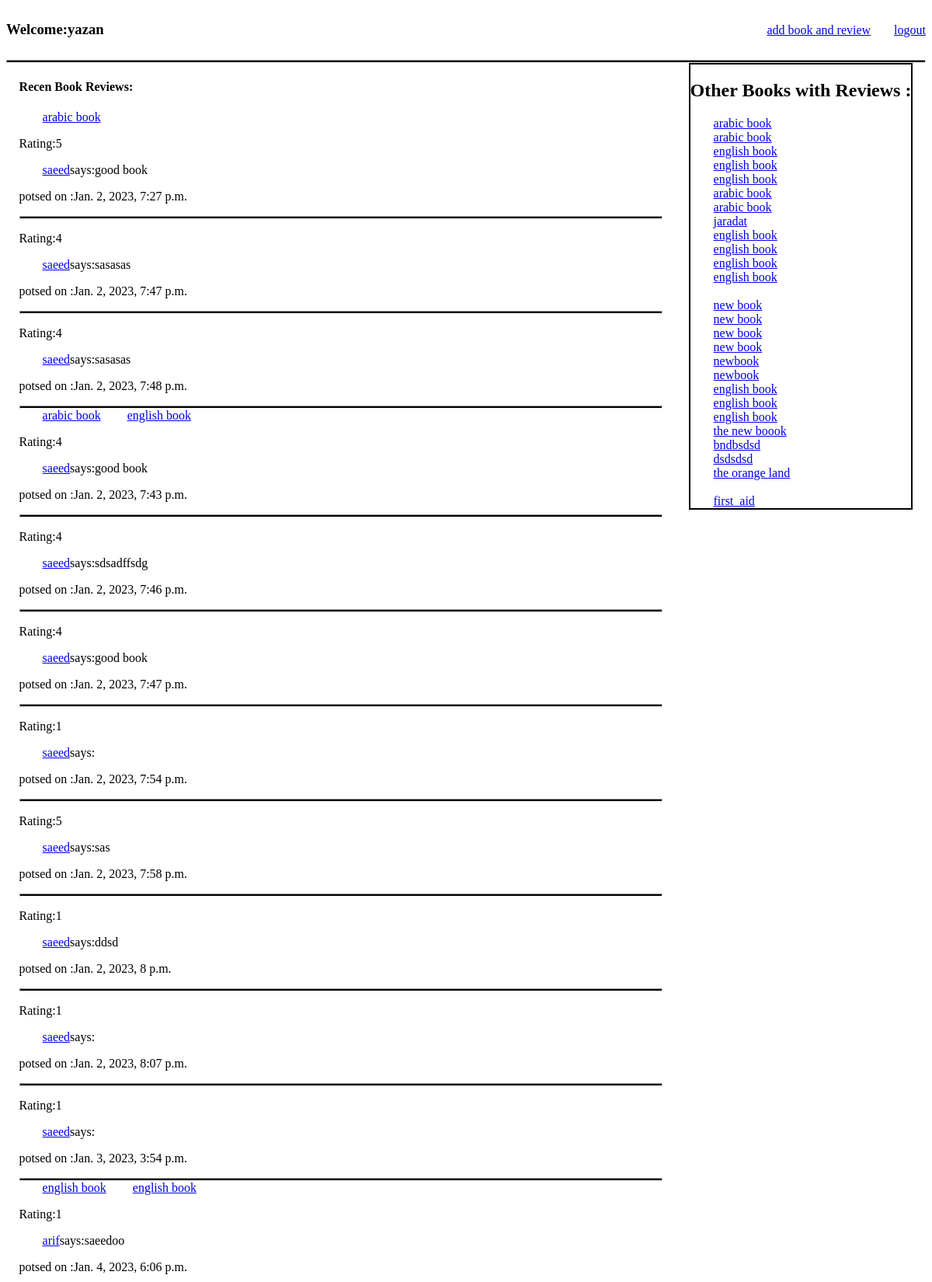
/books (signed in, upper part), run on the app's committed database.
### App1/models.py (models this page shows)
class User(models.Model):
    name = models.CharField(max_length=255)
    alias = models.CharField(max_length=255)
    email = models.CharField(max_length=255)
    password = models.CharField(max_length=255)
    confirmpw=models.CharField(max_length=255)
    created_at=models.DateTimeField(auto_now_add=True)
    update_at = models.DateTimeField(auto_now=True)
    objects=UserManager()

class Book(models.Model):
    book_title = models.CharField(max_length=255)
    author = models.ForeignKey(Author , related_name="books" , on_delete=models.DO_NOTHING)
    created_at=models.DateTimeField(auto_now_add=True)
    update_at = models.DateTimeField(auto_now=True)
    objects = UserManager()

class Review(models.Model):
    content = models.TextField()
    rating = models.CharField(max_length=255)
    user = models.ForeignKey(User, related_name="reviews" , on_delete=models.CASCADE)
    book = models.ForeignKey(Book, related_name="reviews" , on_delete=models.CASCADE)
    created_at=models.DateTimeField(auto_now_add=True)
    update_at = models.DateTimeField(auto_now=True)

### App1/views.py (the view)
# urls.py: path('books',views.books),
def books(request):
    context={
        'user':models.users(request),
        'books':models.get_all_book(),
    }
    return render (request,'books.html',context)

### App1/models.py (called while the page is built)
def users(request):
    id=request.session['userid']
    return User.objects.get(id=id)

def get_all_book():
    return Book.objects.all()

### App1/templates/books.html (shortened to what this page needs)
<!DOCTYPE html>
<html lang="en">
<head>
</head>
<body>
    <div class="header_container">
        <div class="header">
            <h3>Welcome:{{user.name}}</h3>
            <div class="links">
                <a href="/addBook">add book and review</a>
                <a href="/">logout</a>
            </div>
        </div>
    </div>
    <hr>
    <div class="container">
        <div class="Recent_books">
            <h4>Recen Book Reviews:</h4>
            {%for book in books%}
            <a href="books/{{book.id}}">{{book.book_title}}</a>
            {% for review in book.reviews.all %}
            <p>Rating:{{review.rating}}</p>
            <p><a href="/users/{{review.user.id}}">{{review.user.name}}</a>says:{{review.content}}</p>
            <p class="first">potsed on :{{review.created_at}}</p>
            <hr>
            {%endfor%}
            {%endfor%}
        </div>
        <div class="all_books_reviews">
            <h2>Other Books with Reviews :</h2>
            <div class="books_link">
                {% for book in books %}
                <a href="/books/{{book.id}}">{{book.book_title}}</a><br>
            {% endfor %}
            </div>
        </div>
    </div>
</body>
</html>

### App1/templates/books.html (style rules this page uses)
.container { margin-left: auto; margin-right: auto; display: flex; justify-content:space-around }
.header { display: flex; justify-content:space-between; align-items: baseline; }
.links { display: flex; justify-content: space-between; }
a { margin-left: 30px; }
hr { background-color: black; margin:10px auto 0px; height: 2px; }
.Recent_books { width: 70%; }
.all_books_reviews { align-self:flex-start; border: 2px solid black; }

### data on the page
User: name "yazan"
Book: book_title "arabic book"
Review: rating "5", user.name "saeed", content "good book", created_at "Jan. 2, 2023, 7:27 p.m."
Review: rating "4", user.name "saeed", content "sasasas", created_at "Jan. 2, 2023, 7:47 p.m."
Review: rating "4", user.name "saeed", content "sasasas", created_at "Jan. 2, 2023, 7:48 p.m."
Book: book_title "arabic book"
Book: book_title "english book"
Review: rating "4", user.name "saeed", content "good book", created_at "Jan. 2, 2023, 7:43 p.m."
Review: rating "4", user.name "saeed", content "sdsadffsdg", created_at "Jan. 2, 2023, 7:46 p.m."
Review: rating "4", user.name "saeed", content "good book", created_at "Jan. 2, 2023, 7:47 p.m."
Review: rating "1", user.name "saeed", created_at "Jan. 2, 2023, 7:54 p.m."
Review: rating "5", user.name "saeed", content "sas", created_at "Jan. 2, 2023, 7:58 p.m."
Review: rating "1", user.name "saeed", content "ddsd", created_at "Jan. 2, 2023, 8 p.m."
Review: rating "1", user.name "saeed", created_at "Jan. 2, 2023, 8:07 p.m."
Review: rating "1", user.name "saeed", created_at "Jan. 3, 2023, 3:54 p.m."
Book: book_title "english book"
Book: book_title "english book"
Review: rating "1", user.name "arif", content "saeedoo", created_at "Jan. 4, 2023, 6:06 p.m."
Book: book_title "arabic book"
Book: book_title "arabic book"
Book: book_title "jaradat"
Book: book_title "english book"
Book: book_title "english book"
Book: book_title "english book"
Book: book_title "english book"
Book: book_title "new book"
Book: book_title "new book"
Book: book_title "new book"
Book: book_title "new book"
Book: book_title "newbook"
Book: book_title "newbook"
Book: book_title "english book"
Book: book_title "english book"
Book: book_title "english book"
Book: book_title "the new boook"
Book: book_title "bndbsdsd"
Book: book_title "dsdsdsd"
Book: book_title "the orange land"
Book: book_title "first_aid"
